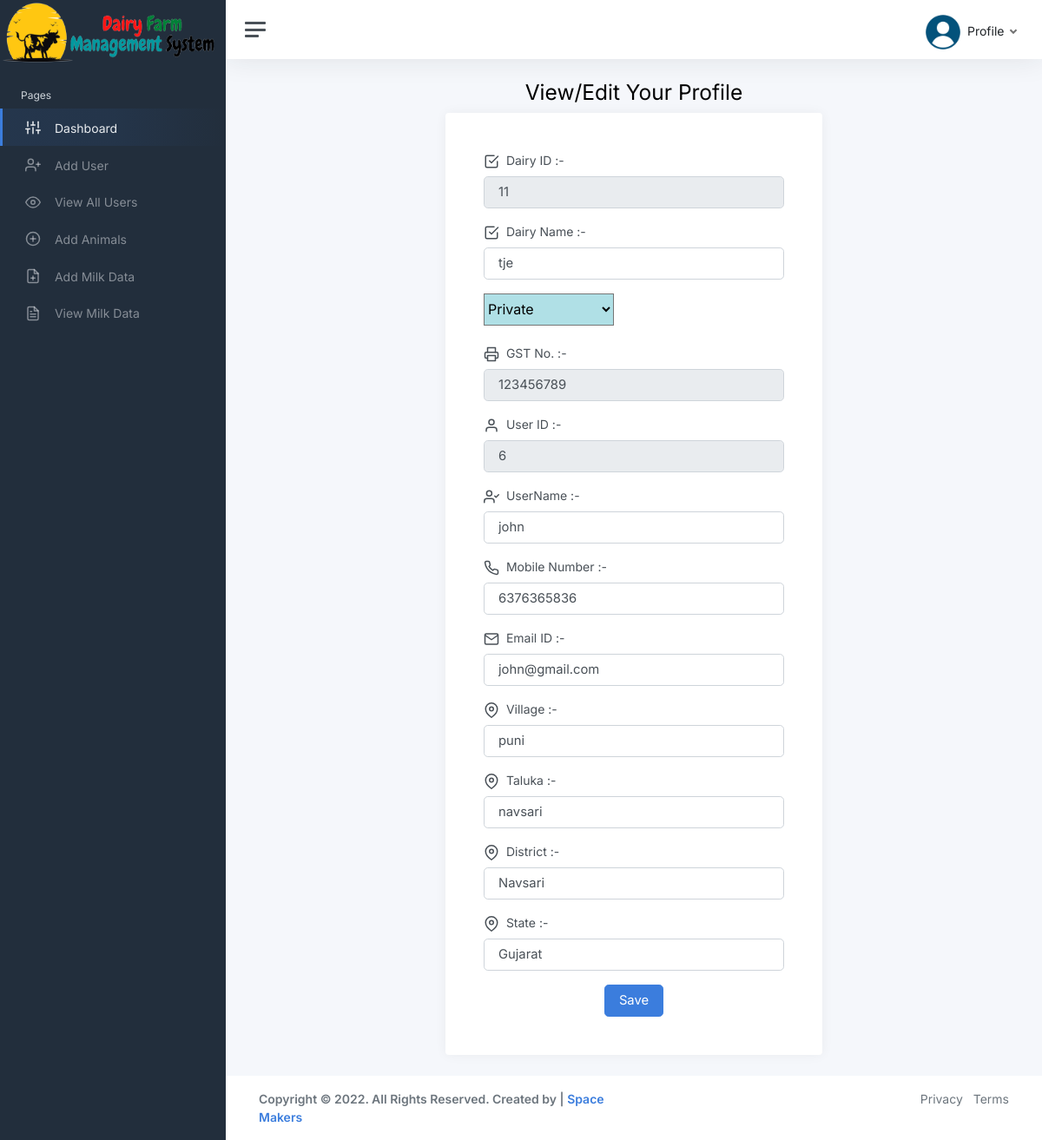
The app's page /d_attendent/profile.php (signed in) with its own data.
### tables this page shows
CREATE TABLE `dairy_owner` (
  `dairy_id` varchar(20) NOT NULL,
  `user_id` int(20) NOT NULL,
  `dairy_name` varchar(20) NOT NULL,
  `dairy_type` varchar(20) NOT NULL,
  `gst_no` varchar(20) NOT NULL
);

CREATE TABLE `user` (
  `user_id` int(20) NOT NULL,
  `role` enum('Admin','dairy attendent','user') NOT NULL,
  `user_name` varchar(20) NOT NULL,
  `password` varchar(20) NOT NULL,
  `mobile_no` bigint(11) NOT NULL,
  `email` varchar(255) NOT NULL,
  `village` varchar(20) NOT NULL,
  `taluka` varchar(20) NOT NULL,
  `district` varchar(20) NOT NULL,
  `state` varchar(20) NOT NULL
);

### d_attendent/profile.php (the view, shortened to what this page needs)
<?php
include 'Database.php';
$user_id = $_SESSION['user_id'];
$query = "SELECT * from user,dairy_owner where user.user_id=dairy_owner.user_id and user.user_id=$user_id ";
$data = mysqli_query($connect, $query);
$result = mysqli_fetch_assoc($data);
?>
<!DOCTYPE html>
<html lang="en">
<head>
	<link href="https://cdn.jsdelivr.net/npm/bootstrap@5.2.0/dist/css/bootstrap.min.css" rel="stylesheet">
	<link href="css/app.css" rel="stylesheet">
</head>
<body>
<?php
include "sidebar/dashboard.php"
?>
<?php
include "header.php"
?>
				<main class="d-flex w-1000">
		<div class="container d-flex flex-column">
			<div class="row vh-1000">
				<div class="col-sm-10 col-md-8 col-lg-6 mx-auto d-table h-100">
					<div class="d-table-cell align-left">
						<div class="text-center mt-4">
							<h1 class="h2">View/Edit Your Profile</h1>
						</div>
						<div class="card">
							<div class="card-body">
								<div class="m-sm-4">
									<form method="post" action="">
									<div class="mb-3">
										<i data-feather="check-square"></i>&nbsp;&nbsp;<label class="form-label">Dairy ID :-</label>
											<input class="form-control form-control-lg" id="demo" onclick="myFunction()" type="text" value="<?php echo $result['dairy_id']; ?>" name="dairy_id" required readonly/>
										</div>
										<div class="mb-3">
										<i data-feather="check-square"></i>&nbsp;&nbsp;<label class="form-label">Dairy Name :-</label>
											<input class="form-control form-control-lg" value="<?php echo $result['dairy_name']; ?>" name="dairy_name" required/>
										</div>
										<div>
										<select style="width: 150px; height: 37px; font-size: 16px; background-color:powderblue;" name="dairy_type" required>
										<option value="Private" <?php if ($result['dairy_type'] == 'Private')
{
    echo "selected";
} ?>>Private</option>
										</select><br><br>
										</div>
										<div class="mb-3">
										<i data-feather="printer"></i>&nbsp;&nbsp;<label class="form-label">GST No. :-</label>
											<input class="form-control form-control-lg" id="demo" onclick="myFunction()" value="<?php echo $result['gst_no']; ?>" name="gst_no" required readonly/>
										</div>
									<div class="mb-3">
										<i data-feather="user"></i>&nbsp;&nbsp;<label class="form-label">User ID :-</label>
											<input class="form-control form-control-lg" id="demo" onclick="myFunction()" type="text" value="<?php echo $result['user_id']; ?>" name="user_id" required readonly />
										</div>
										<div class="mb-3">
										<i data-feather="user-check"></i>&nbsp;&nbsp;<label class="form-label">UserName :-</label>
											<input class="form-control form-control-lg" type="text" value="<?php echo $result['user_name'] ?>" name="user_name" required />
										</div>
										<div class="mb-3">
										<i data-feather="phone"></i>&nbsp;&nbsp;<label class="form-label">Mobile Number :-</label>
											<input class="form-control form-control-lg" type="number" oninput="javascript: if (this.value.length > this.maxLength) this.value = this.value.slice(0, this.maxLength);" maxlength=10 value="<?php echo $result['mobile_no'] ?>" name="mobile_no" required>
                            			</div>
										<div class="mb-3">
										<i data-feather="mail"></i>&nbsp;&nbsp;<label class="form-label">Email ID :-</label>
											<input class="form-control form-control-lg" type="email" value="<?php echo $result['email'] ?>" name="email" required/>
										</div>
										<div class="mb-3">
										<i data-feather="map-pin"></i>&nbsp;&nbsp;<label class="form-label">Village :-</label>
											<input class="form-control form-control-lg" type="text" value="<?php echo $result['village'] ?>" name="village" required/>
										</div>
										<div class="mb-3">
										<i data-feather="map-pin"></i>&nbsp;&nbsp;<label class="form-label">Taluka :-</label>
											<input class="form-control form-control-lg" type="text" value="<?php echo $result['taluka'] ?>" name="taluka" required/>
										</div>
										<div class="mb-3">
										<i data-feather="map-pin"></i>&nbsp;&nbsp;<label class="form-label">District :-</label>
											<input class="form-control form-control-lg" type="text" value="<?php echo $result['district'] ?>" name="district" required/>
										</div>
										<div class="mb-3">
										<i data-feather="map-pin"></i>&nbsp;&nbsp;<label class="form-label">State :-</label>
											<input class="form-control form-control-lg" type="text" value="<?php echo $result['state'] ?>" name="state" required/>
										</div>
										<div class="text-center mt-3">
											 <button type="submit" name="Update" class="btn btn-lg btn-primary">Save</button>
										</div>
									</form>
								</div>
							</div>
						</div>
					</div>
				</div>
			</div>
		</div>
	</main>
<?php
include "footer.php"
?>
</body>
</html>

### records on screen
dairy_owner: dairy_id "11", dairy_name "tje", dairy_type "Private", gst_no "123456789", user_id "6", user_name "john", mobile_no "6376365836", email "john@gmail.com", village "puni", taluka "navsari", district "Navsari", state "Gujarat"
